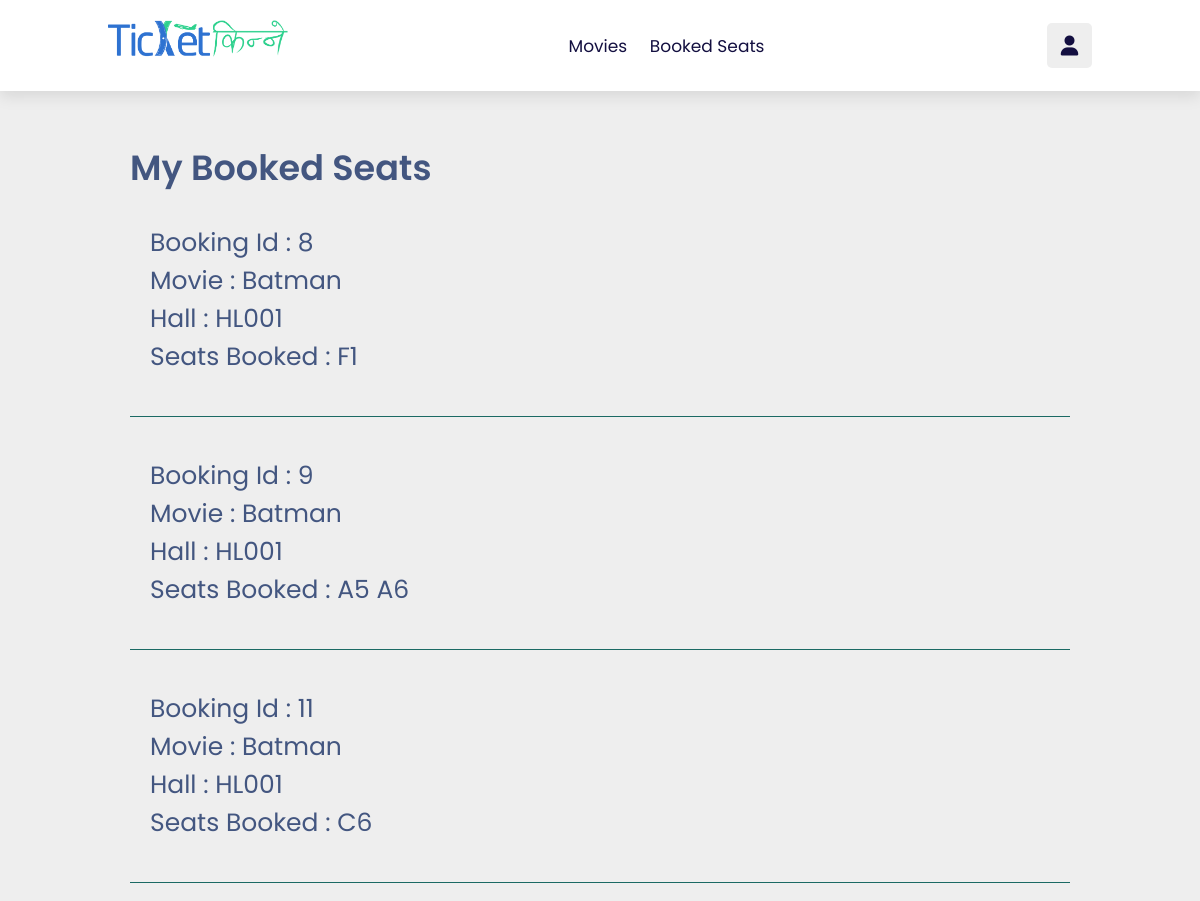
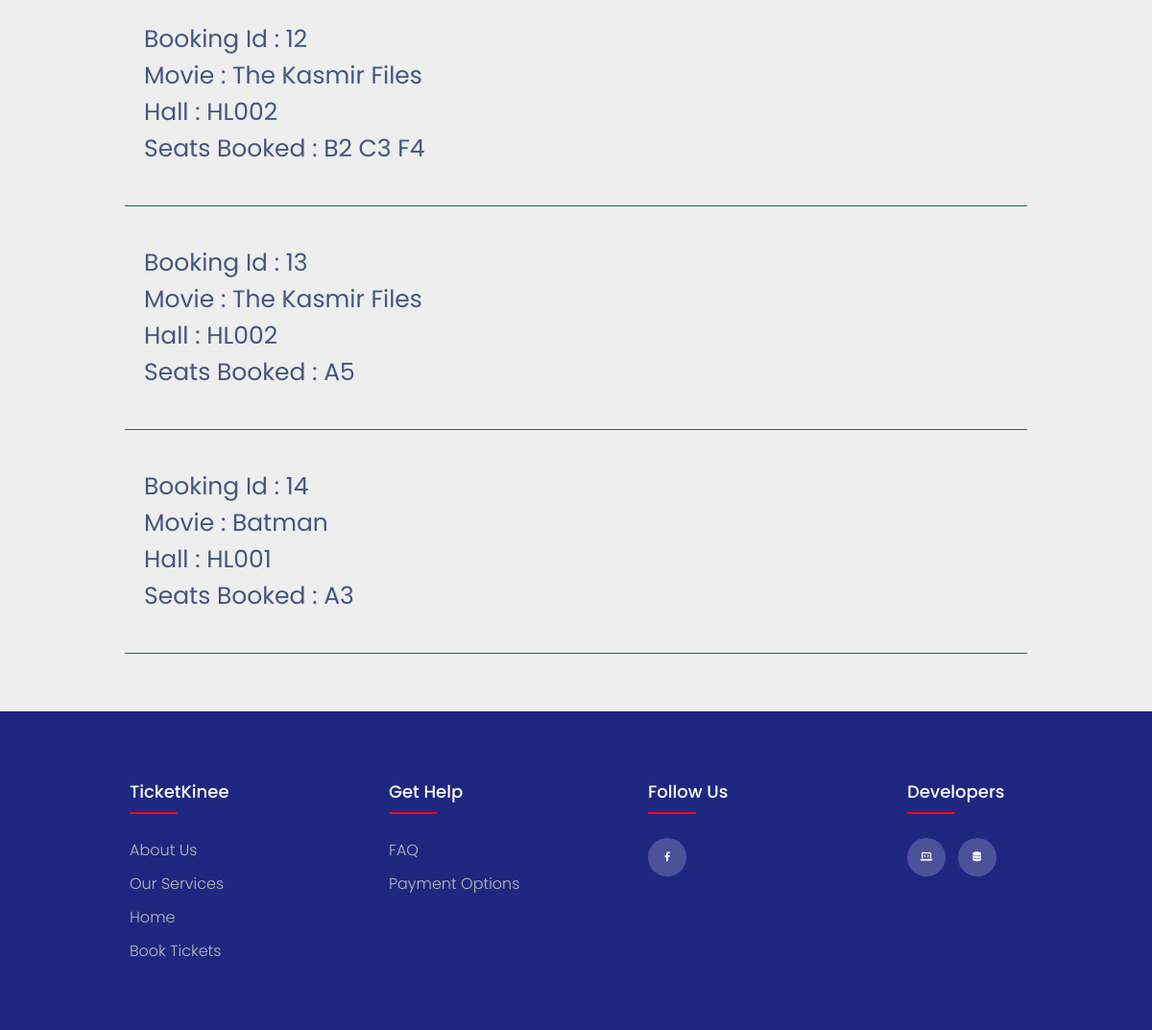
/assets/movie/bookedSeats.php (signed in), run on the app's committed database (2 pictures, top to bottom).
### tables this page shows
CREATE TABLE `bookings` (
  `id` int(11) NOT NULL,
  `user` int(11) NOT NULL,
  `movie` int(11) NOT NULL,
  `hall` int(11) NOT NULL,
  `seat` varchar(11) NOT NULL,
  `totalSeats` int(11) NOT NULL,
  `totalPrice` int(11) NOT NULL
);

CREATE TABLE `movie` (
  `id` int(11) NOT NULL,
  `name` varchar(266) NOT NULL,
  `sub_description` varchar(266) NOT NULL,
  `language` varchar(255) NOT NULL,
  `duration` time NOT NULL,
  `genre` varchar(255) NOT NULL,
  `release_date` date NOT NULL,
  `casts` varchar(255) NOT NULL,
  `price` int(15) NOT NULL,
  `director` varchar(255) NOT NULL,
  `video_id_youtube` varchar(244) NOT NULL,
  `image` varchar(255) NOT NULL,
  `banner` varchar(255) NOT NULL
);

CREATE TABLE `hall` (
  `id` int(11) NOT NULL,
  `name` varchar(255) NOT NULL
);

### assets/movie/bookedSeats.php (the view, shortened to what this page needs)
<!DOCTYPE html>
<html lang="en">
<head>
    <link rel="stylesheet" href="../css/home.css">
    <link rel="stylesheet" href="css/style.css">
    <link rel="stylesheet" href="css/footer.css">
    <link rel="stylesheet" href="css/bookedSeats.css">
    <link rel="stylesheet" href="css/flash_message.css">
    <link rel="stylesheet" href="https://pro.fontawesome.com/releases/v5.10.0/css/all.css"/>
</head>
<body>
    <?php
        include_once 'navbar.php';
    ?>
<?php
    $sql = "SELECT * FROM bookings ;";
    $result = mysqli_query($conn , $sql) ;
    $num = mysqli_num_rows($result);
    if ($num > 0 ){
?>
    <div class="bookedContainer">
        <span>My Booked Seats</span>
        <?php
            while($rows = mysqli_fetch_assoc($result)){
        ?>
        <div class="seatsBookedContainer">
            <div class="bookingId">Booking Id : <?php echo $rows['id'] ?></div>
            <?php
                $hallId = $rows['hall'];
                $sql_1 = "SELECT * FROM hall where id = $hallId ;";
                $result_1 = mysqli_query($conn ,$sql_1) ;
                $forHall = mysqli_fetch_assoc($result_1);
                $movieId = $rows['movie'];
                $sql_2 = "SELECT * FROM movie where id = $movieId ;";
                $result_2 = mysqli_query($conn ,$sql_2) ;
                $forMovie = mysqli_fetch_assoc($result_2);
            ?>
            <div class="movieName">Movie : <a href="movie_page.php?id=<?php echo $rows['movie'] ?>"><?php echo $forMovie['name'] ?> </a> </div>
            <div>Hall : <?php echo $forHall['name'] ?></div>
            <div>Seats Booked : <?php echo $rows['seat'] ?></div>
        </div>
        <?php
            }
        ?>
    </div>
<?php
    }
?>
<?php
    include_once 'footer.php';
?>
</body>
</html>

### assets/css/home.css (style rules this page uses)
* { @import url("https://fonts.googleapis.com/css2?family=Poppins:wght@100;300;400;500;600&display=swap"); }
:root { --orange: #2ed18e; --black: #130f40; --light-color: #666; --box-shadow: 0 .5rem 1.5rem rgba(0, 0, 0, .1); --border: .2rem solid rgba(0, 0, 0, .1); --outline: .1rem solid rgba(0, 0, 0, .1); --outline-hover: .2rem solid var(--black); }
* { font-family: 'Poppins', sans-serif; margin: 0; padding: 0; box-sizing: border-box; outline: none; border: none; text-decoration: none; text-transform: capitalize; transition: all .2s linear; }
html { font-size: 62.5%; overflow-x: hidden; scroll-behavior: smooth; scroll-padding-top: 7rem; }
body { background: #eee; }

### assets/movie/css/style.css (style rules this page uses)
* { margin: 0; padding: 0; color: #435680; box-sizing: border-box; font-family: "Poppins" , sans-serif; }
body { height: 100vh; }

### assets/movie/css/bookedSeats.css (style rules this page uses)
.bookedContainer { min-height: 60vh; display: flex; flex-direction: column; margin-bottom: 50px; }
.bookedContainer span { font-size: 35px; font-weight: 600; padding-left: 130px; padding-top: 50px; }
.seatsBookedContainer { padding: 20px; margin: 10px 130px; font-size: 25px; border-bottom: 1px solid rgb(26, 105, 99); }
.seatsBookedContainer div:last-child { margin-bottom: 20px; }
.seatsBookedContainer .movieName a { text-decoration: none; cursor: pointer; }

### assets/admin/assets/css/flash_message.css (style rules this page uses)
body { position: relative; }

### data on the page
bookings: id "8", movie.name "Batman", hall.name "HL001", seat "F1"
bookings: id "9", movie.name "Batman", hall.name "HL001", seat "A5 A6"
bookings: id "11", movie.name "Batman", hall.name "HL001", seat "C6"
bookings: id "12", movie.name "The Kasmir Files", hall.name "HL002", seat "B2 C3 F4"
bookings: id "13", movie.name "The Kasmir Files", hall.name "HL002", seat "A5"
bookings: id "14", movie.name "Batman", hall.name "HL001", seat "A3"
